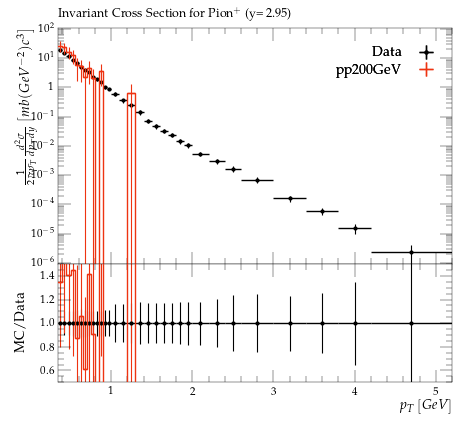

Python code for this plot:
#! /usr/bin/env python3

# This Python script was auto-generated using YODA v2.1.0.
# Analysis object: /BRAHMS_2007_I742956/d01-x01-y01
# Timestamp: 07-10-2025 (18:42:21)

import matplotlib as mpl
import matplotlib.pyplot as plt
mpl.use('Agg') # comment out for interactive use
import os
import numpy as np
from numpy import nan, inf

plotDir = os.path.split(os.path.realpath(__file__))[0]
if 'YODA_USER_PLOT_PATH' in globals():
    plot_outdir = globals()['YODA_USER_PLOT_PATH']
else:
    plot_outdir = plotDir

#plot style
plt.style.use(os.path.join(plotDir, '../default.mplstyle'))
# plot metadata
figW, figH = plt.rcParams['figure.figsize']
ax_xLabel = r'$p_T \left[GeV\right]$'
ax_yLabel = r'$\frac{1}{2\pi\bar{p_{T}}}\frac{d^2\sigma}{dp_{T}dy}\left[mb(GeV^{-2})c^3\right]$'
ax_title  = r'Invariant Cross Section for Pion$^+$ (y= 2.95)'
ax_xScale = 'linear'
ax_yScale = 'log'
xLims = (0.35, 5.2)
yLims = (9e-07, 110.00000000000001)

# TeX-friendly labels for the legend
labels = {
    'legend' : ([ r"Data", r"pp200GeV" ], r""),
}

# Adjust canvas width and height
canvasW = 10.0
canvasH = 9.0
figW *= canvasW/10.
figH *= canvasH/9.

# Create figure and axis objects
fig, (ax, ratio0_ax) = plt.subplots(2, 1, sharex=True,
                  figsize=(figW,figH), gridspec_kw={'height_ratios': (6.0, 3.0)})

# Set figure margins
plt.subplots_adjust(
    left   = 1.0 * plt.rcParams['figure.subplot.left'],
    right  = 1.0 * plt.rcParams['figure.subplot.right'],
    top    = 1.0 * plt.rcParams['figure.subplot.top'],
    bottom = 1.0 * plt.rcParams['figure.subplot.bottom'])

ratio0_ax.yaxis.set_major_locator(mpl.ticker.MultipleLocator(0.2))
ratio0_ax.set_ylim(0.5, 1.4999)
ratio0_ax.set_ylabel('MC/Data')

# the numerical data is stored in a separate file
dataf = dict()
prefix = os.path.split(__file__)[0]
if prefix:    prefix = prefix + '/'
exec(open(prefix+'d01-x01-y01__data.py').read(), dataf)


legend_handles = dict() # keep track of handles for the legend

# style options for curves
# starts at zorder>=5 to draw curve on top of legend
styles = {
  'Data': {
    'color' : 'black',
    'linestyle' : '-',
    'linewidth' : 1,
    'marker' : 'o',
    'markersize' : 2,
    'capsize' : 0.0,
    'zorder' : 5,
    'histstyle' : 0,
    'drawstyle' : 'steps-pre',
    'xerrorbars' : 1,
    'yerrorbars' : 1,
    'fillcolor' : None,
    'fillopacity' : 1.0,
    'ratio0_linestyle' : '-',
    'ratio0_linewidth' : 1,
    'ratio0_marker' : 'o',
    'ratio0_markersize' : 2,
    'ratio0_capsize' : 0.0,
    'ratio0_zorder' : 5,
    'ratio0_histstyle' : 0,
    'ratio0_drawstyle' : 'steps-pre',
    'ratio0_xerrorbars' : 1,
    'ratio0_yerrorbars' : 1,
  },
  'pp200GeV.yoda': {
    'color' : '#EE3311',
    'linestyle' : '-',
    'linewidth' : 1,
    'marker' : 'none',
    'markersize' : 2,
    'capsize' : 0.0,
    'zorder' : 6,
    'histstyle' : 1,
    'drawstyle' : 'steps-pre',
    'xerrorbars' : 1,
    'yerrorbars' : 1,
    'fillcolor' : None,
    'fillopacity' : 1.0,
    'ratio0_linestyle' : '-',
    'ratio0_linewidth' : 1,
    'ratio0_marker' : 'none',
    'ratio0_markersize' : 2,
    'ratio0_capsize' : 0.0,
    'ratio0_zorder' : 6,
    'ratio0_histstyle' : 1,
    'ratio0_drawstyle' : 'steps-pre',
    'ratio0_xerrorbars' : 1,
    'ratio0_yerrorbars' : 1,
  },
}

# curve from input yoda files in main panel
for label, yvals in dataf['yvals'].items():
    if all(np.isnan(v) for v in dataf['yvals'][label]):
        continue
    tmp = None
    if styles[label]['histstyle']: # draw as histogram
        xpos = dataf['xedges'][label] if styles[label]['drawstyle'] else dataf['xpoints'][label]
        ypos = np.insert(yvals, 0, yvals[0]) if styles[label]['drawstyle'] else yvals
        if styles[label]['fillcolor']: # fill area below curve
            ax.fill_between(xpos, ypos, step='pre',
                            color=styles[label]['fillcolor'],
                            alpha=styles[label]['fillopacity'])
        tmp, = ax.plot(xpos, ypos,
                       color=styles[label]['color'],
                       linestyle=styles[label]['linestyle'],
                       linewidth=styles[label]['linewidth'],
                       drawstyle=styles[label]['drawstyle'], solid_joinstyle='miter',
                       zorder=styles[label]['zorder'], label=label)
    tmp = ax.errorbar(dataf['xpoints'][label], yvals,
                      xerr=np.array(dataf['xerrs'][label])*styles[label]['xerrorbars'],
                      yerr=np.array(dataf['yerrs'][label])*styles[label]['yerrorbars'],
                      fmt=styles[label]['marker'], capsize=styles[label]['capsize'],
                      markersize=styles[label]['markersize'],
                      ecolor=styles[label]['color'],
                      color=styles[label]['color'], zorder=styles[label]['zorder'])
    tmp[-1][0].set_linestyle(styles[label]['linestyle'])
    tmp[-1][0].set_linewidth(styles[label]['linewidth'])
    if label in dataf['add_legend_handle']:  legend_handles[label] = tmp
    for varLabel in dataf['variation_yvals'].keys():
        if varLabel.startswith(label):
            tmp, = ax.plot(dataf['xedges'][label], dataf['variation_yvals'][varLabel],
                           color=styles[label]['color'],
                           linestyle=styles[label]['linestyle'],
                           linewidth=styles[label]['linewidth'],
                           drawstyle='steps-pre', solid_joinstyle='miter',
                           zorder=styles[label]['zorder'], alpha=0.5)


# plots on ratio panel
# curve from input yoda files in ratio panel
for label, yvals in dataf['ratio0_yvals'].items():
    if all(np.isnan(v) for v in yvals):
        continue
    if styles[label]['ratio0_histstyle']: # plot as histogram
        xpos = dataf['xedges']['Data'] if styles[label]['ratio0_drawstyle'] else dataf['xpoints']['Data']
        ypos = np.insert(yvals, 0, yvals[0]) if styles[label]['ratio0_drawstyle'] else yvals
        ratio0_ax.plot(xpos, ypos,
                       color=styles[label]['color'],
                       linewidth=styles[label]['linewidth'],
                       linestyle=styles[label]['ratio0_linestyle'],
                       drawstyle=styles[label]['ratio0_drawstyle'], zorder=styles[label]['zorder'],
                       solid_joinstyle='miter')
    tmp = ratio0_ax.errorbar(dataf['xpoints']['Data'], yvals,
                             xerr=np.array(dataf['ref_xerrs'])*styles[label]['ratio0_xerrorbars'],
                             yerr=np.array(dataf['ratio0_yerrs'][label])*styles[label]['ratio0_yerrorbars'],
                             fmt=styles[label]['ratio0_marker'], capsize=styles[label]['ratio0_capsize'],
                             markersize=styles[label]['ratio0_markersize'],
                             ecolor=styles[label]['color'],
                             color=styles[label]['color'])
    tmp[-1][0].set_linestyle(styles[label]['ratio0_linestyle'])
    tmp[-1][0].set_linewidth(styles[label]['ratio0_linewidth'])

    for varlabel in dataf['ratio0_variation_vals'].keys():
        if varlabel.startswith(label):
            ratio0_ax.plot(dataf['xedges']['Data'],
                            dataf['ratio0_variation_vals'][varlabel],
                            color=styles[label]['color'],
                            linestyle=styles[label]['linestyle'],
                            linewidth=styles[label]['linewidth'],
                            drawstyle='steps-pre', solid_joinstyle='miter',
                            zorder=1, alpha=0.5)

legend_items = list(legend_handles.values())
ax.add_artist(ax.legend(legend_items,
                        labels['legend'][0],
                        title=labels['legend'][1],
                        alignment='right',
                        loc='upper right',
                        bbox_to_anchor=(1.0, 0.97),markerfirst=False))

# set plot metadata as defined above
ratio0_ax.set_xlabel(ax_xLabel)
ratio0_ax.xaxis.set_label_coords(1., -0.15)
ax.set_ylabel(ax_yLabel, ha='right', va='top')
ax.yaxis.set_label_coords(-0.11, 1.0)
ax.set_title(ax_title, loc='left')
ax.set_xscale(ax_xScale)
ax.set_yscale(ax_yScale)
ax.set_xlim(xLims)
ax.set_ylim(yLims)

# tick formatting
plt.rcParams['xtick.top'] = True
plt.rcParams['ytick.right'] = True
ax.yaxis.set_major_locator(mpl.ticker.LogLocator(base=10.0, numticks=np.inf))
ax.yaxis.set_minor_locator(mpl.ticker.LogLocator(
                           base=10.0, subs=np.arange(0.1, 1, 0.1), numticks=np.inf))
fig.align_ylabels((ax, ratio0_ax))
plt.savefig(os.path.join(plot_outdir, 'd01-x01-y01.pdf'), format='PDF')
plt.savefig(os.path.join(plot_outdir, 'd01-x01-y01.png'), format='PNG')

plt.close(fig)
